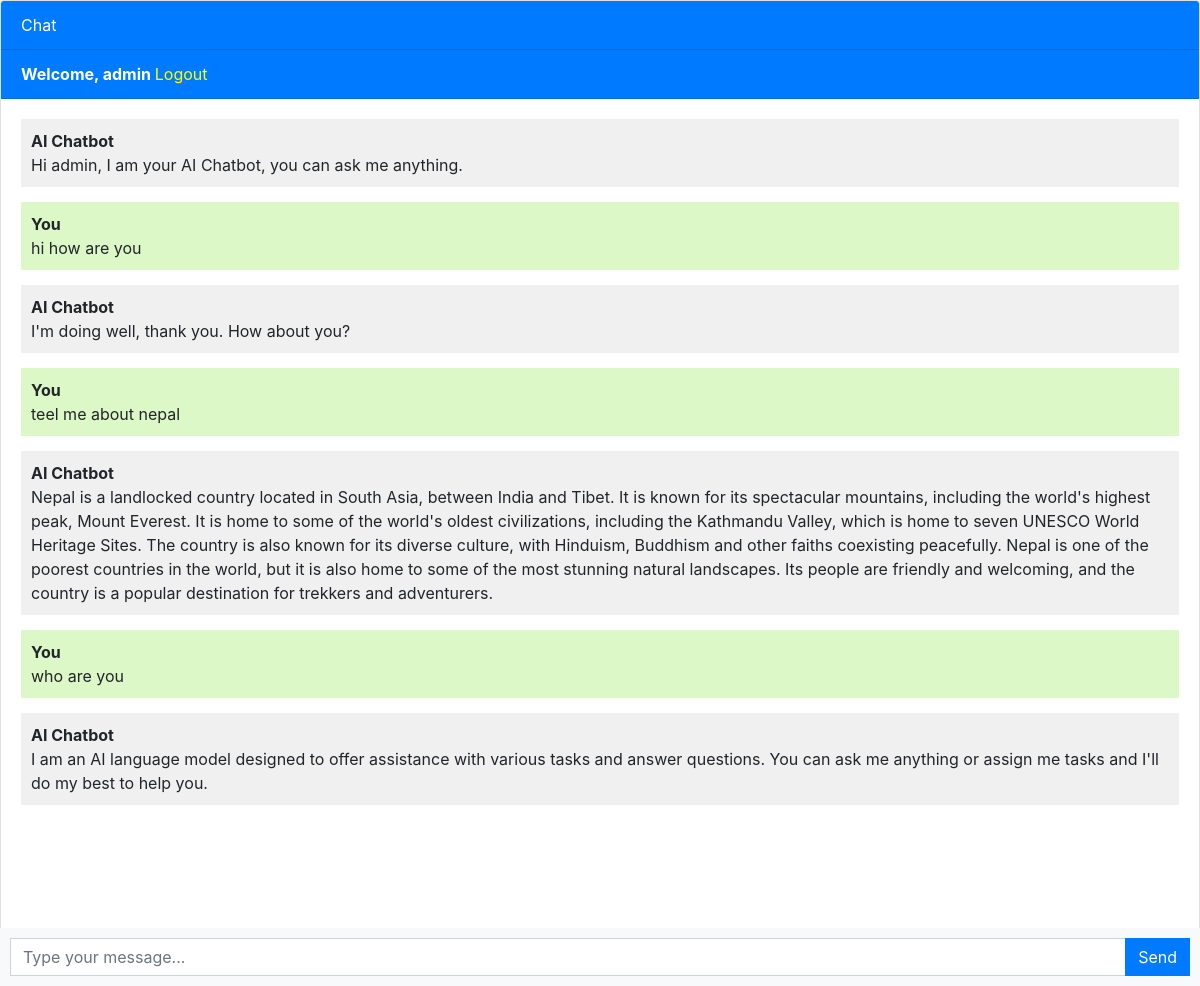
Screenshot of / (signed in) with the database file from the repository.
### chatbot/models.py (models this page shows, shortened)
class Chat(models.Model):
    user  = models.ForeignKey(User, on_delete=models.CASCADE)
    message = models.TextField()
    response = models.TextField()
    created_at = models.DateTimeField(auto_now_add=True)

### chatbot/views.py (the view)
# urls.py: path('', views.chatbot, name='chatbot'),
def chatbot(request):
    chats = Chat.objects.filter(user=request.user)
    if request.method == "POST":
        message = request.POST.get('message')
        response = ask_openai(message)
        chat = Chat(user=request.user, message=message, response=response, created_at=timezone.now())
        chat.save()
        return JsonResponse({'message': message, 'response': response})
    return render(request, 'chatbot.html', {'chats':chats})

### templates/chatbot.html (shortened to what this page needs)
{% extends 'base.html' %}
{% block content %}
<div class="chat-container">
  <div class="card flex-grow-1">
    <div class="card-header bg-primary text-white">Chat</div>
    {% if user.is_authenticated %}
    <div class="card-header bg-primary text-white"><b>Welcome, {{user.username}}  </b><a style="color:yellow" href="logout">Logout</a></div>
    {%  else %}
    <div class="card-header bg-primary text-white"><a style="color:yellow" href="login">Login</a>   <a style="color:yellow" href="register">Register</a></div>
    {% endif %}
    <div class="card-body messages-box">
      <ul class="list-unstyled messages-list">
        <li class="message received">
          <div class="message-text">
            <div class="message-sender">
              <b>AI Chatbot</b>
            </div>
            <div class="message-content">
              Hi {{user.username}}, I am your AI Chatbot, you can ask me anything.
            </div>
          </div>
        </li>
        {% for chat in chats %}
          {% if chat.user == request.user %}
          <li class="message sent">
            <div class="message-text">
              <div class="message-sender">
                <b>You</b>
              </div>
              <div class="message-content">
                {{chat.message}}
              </div>
            </div>
          </li>
          <li class="message received">
            <div class="message-text">
              <div class="message-sender">
                <b>AI Chatbot</b>
              </div>
              <div class="message-content">
                {{chat.response}}
              </div>
            </div>
          </li>
          {% endif %}
        {% endfor %}
      </ul>
    </div>
    <br><br>
    <br><br>
    <br><br>
  </div>
  <form class="message-form">
    <div class="input-group">
      <input type="text" class="form-control message-input" placeholder="Type your message...">
      <div class="input-group-append">
        <button type="submit" class="btn btn-primary btn-send">Send</button>
      </div>
    </div>
  </form>
</div>
{% endblock %}

### templates/base.html (shortened to what this page needs)
<!DOCTYPE html>
<html lang="en">
  <head>
    <link rel="stylesheet" href="https://stackpath.bootstrapcdn.com/bootstrap/4.3.1/css/bootstrap.min.css">
  </head>
  <body>
    {% block content %}{% endblock %}
  </body>
</html>

### templates/chatbot.html (style rules this page uses)
body, html { height: 100%; }
.messages-box { flex: 1; overflow-y: auto; }
.messages-list { padding-left: 0; }
.message { margin-bottom: 15px; list-style: none; }
.message-text { padding: 10px; border-radius: 5px; }
.sent { background-color: #dcf8c6; align-self: flex-end; }
.received { background-color: #f1f0f0; align-self: flex-start; }
.message-form { display: flex; position: fixed; bottom: 0; left: 0; right: 0; padding: 10px; background-color: #f8f9fa; }
.message-input { flex: 1; border-radius: 0; border-right: none; }
.btn-send { border-radius: 0; }
.chat-container { height: 100%; display: flex; flex-direction: column; }

### rows the page displays
Chat: message "hi how are you", response "I'm doing well, thank you. How about you?"
Chat: message "teel me about nepal", response "Nepal is a landlocked country located in South Asia, between India and Tibet. It is known for its spectacular mountains, including the world's highest peak, Mount Everest. It is home to some of the world's oldest civilizations, including the Kathmandu Valley, which is home to seven UNESCO World Heritage Sites. The country is also known for its diverse culture, with Hinduism, Buddhism and other faiths coexisting peacefully. Nepal is one of the poorest countries in the world, but it is also home to some of the most stunning natural landscapes. Its people are friendly and welcoming, and the country is a popular destination for trekkers and adventurers."
Chat: message "who are you", response "I am an AI language model designed to offer assistance with various tasks and answer questions. You can ask me anything or assign me tasks and I'll do my best to help you."

### other values shown
{{ user.username }} "admin"
